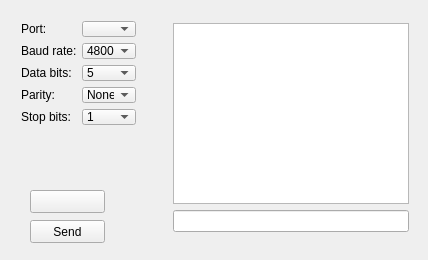
<?xml version="1.0" encoding="UTF-8"?>
<ui version="4.0">
 <class>Widget</class>
 <widget class="QWidget" name="Widget">
  <property name="geometry">
   <rect>
    <x>0</x>
    <y>0</y>
    <width>428</width>
    <height>260</height>
   </rect>
  </property>
  <property name="windowTitle">
   <string>Widget</string>
  </property>
  <widget class="QPushButton" name="pushButton_send">
   <property name="geometry">
    <rect>
     <x>30</x>
     <y>220</y>
     <width>75</width>
     <height>23</height>
    </rect>
   </property>
   <property name="text">
    <string>Send</string>
   </property>
  </widget>
  <widget class="QPushButton" name="pushButton_comopen">
   <property name="geometry">
    <rect>
     <x>30</x>
     <y>190</y>
     <width>75</width>
     <height>23</height>
    </rect>
   </property>
   <property name="text">
    <string/>
   </property>
  </widget>
  <widget class="QWidget" name="">
   <property name="geometry">
    <rect>
     <x>10</x>
     <y>10</y>
     <width>137</width>
     <height>126</height>
    </rect>
   </property>
   <layout class="QGridLayout" name="gridLayout">
    <item row="0" column="0">
     <widget class="QLabel" name="label_7">
      <property name="text">
       <string>Port:</string>
      </property>
     </widget>
    </item>
    <item row="0" column="1">
     <widget class="QComboBox" name="comboBox_portName"/>
    </item>
    <item row="1" column="0">
     <widget class="QLabel" name="label_6">
      <property name="text">
       <string>Baud rate:</string>
      </property>
     </widget>
    </item>
    <item row="1" column="1">
     <widget class="QComboBox" name="comboBox_baudRate">
      <property name="currentText">
       <string>115200</string>
      </property>
      <item>
       <property name="text">
        <string>4800</string>
       </property>
      </item>
      <item>
       <property name="text">
        <string>9600</string>
       </property>
      </item>
      <item>
       <property name="text">
        <string>19200</string>
       </property>
      </item>
      <item>
       <property name="text">
        <string>38400</string>
       </property>
      </item>
      <item>
       <property name="text">
        <string>57600</string>
       </property>
      </item>
      <item>
       <property name="text">
        <string>115200</string>
       </property>
      </item>
     </widget>
    </item>
    <item row="2" column="0">
     <widget class="QLabel" name="label_3">
      <property name="text">
       <string>Data bits:</string>
      </property>
     </widget>
    </item>
    <item row="2" column="1">
     <widget class="QComboBox" name="comboBox_dataBits">
      <property name="currentText">
       <string>8</string>
      </property>
      <item>
       <property name="text">
        <string>5</string>
       </property>
      </item>
      <item>
       <property name="text">
        <string>6</string>
       </property>
      </item>
      <item>
       <property name="text">
        <string>7</string>
       </property>
      </item>
      <item>
       <property name="text">
        <string>8</string>
       </property>
      </item>
     </widget>
    </item>
    <item row="3" column="0">
     <widget class="QLabel" name="label_4">
      <property name="text">
       <string>Parity:</string>
      </property>
     </widget>
    </item>
    <item row="3" column="1">
     <widget class="QComboBox" name="comboBox_parity">
      <item>
       <property name="text">
        <string>None</string>
       </property>
      </item>
      <item>
       <property name="text">
        <string>Odd</string>
       </property>
      </item>
      <item>
       <property name="text">
        <string>Even</string>
       </property>
      </item>
      <item>
       <property name="text">
        <string>Mark</string>
       </property>
      </item>
      <item>
       <property name="text">
        <string>Space</string>
       </property>
      </item>
     </widget>
    </item>
    <item row="4" column="0">
     <widget class="QLabel" name="label_5">
      <property name="text">
       <string>Stop bits:</string>
      </property>
     </widget>
    </item>
    <item row="4" column="1">
     <widget class="QComboBox" name="comboBox_stopBits">
      <item>
       <property name="text">
        <string>1</string>
       </property>
      </item>
      <item>
       <property name="text">
        <string>1.5</string>
       </property>
      </item>
      <item>
       <property name="text">
        <string>2</string>
       </property>
      </item>
     </widget>
    </item>
   </layout>
  </widget>
  <widget class="QWidget" name="">
   <property name="geometry">
    <rect>
     <x>162</x>
     <y>12</y>
     <width>258</width>
     <height>231</height>
    </rect>
   </property>
   <layout class="QGridLayout" name="gridLayout_2">
    <item row="0" column="0">
     <widget class="QTextEdit" name="textEdit_read"/>
    </item>
    <item row="1" column="0">
     <widget class="QLineEdit" name="lineEdit_write"/>
    </item>
   </layout>
  </widget>
 </widget>
 <layoutdefault spacing="6" margin="11"/>
 <resources/>
 <connections/>
</ui>
